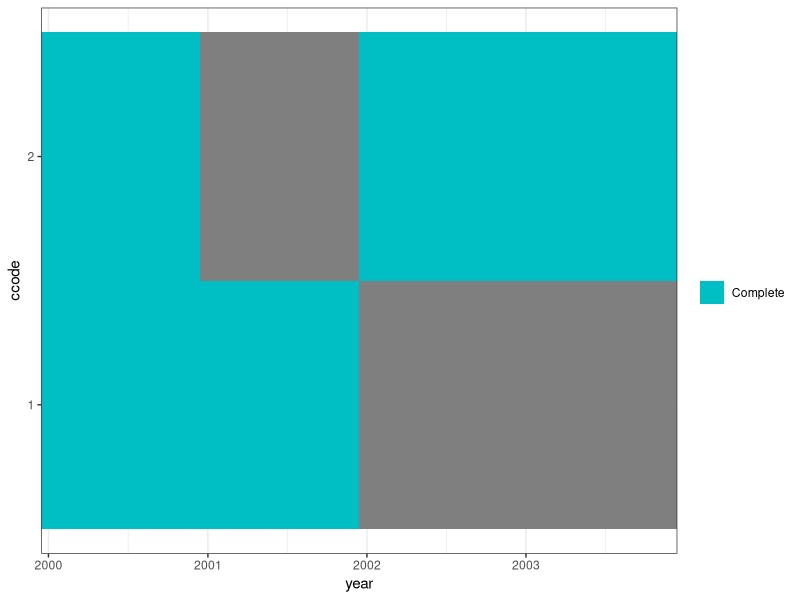

This figure's R source:
library("ggplot2")
library("dplyr")

plot_missing <- function(data, space, time, var, time_unit = "month", checkSS=FALSE) {
  # space = country, province name or ID
  # time  = dates
  if (!is.factor(data[, space])) data[, space] <- as.factor(data[, space])
  space_range <- unique(data[, space])
  time_range  <- seq.Date(from = min(data[, time]),
                          to   = max(data[, time]),
                          by   = time_unit
                          )
  full_mat <- expand.grid(space_range, time_range)
  colnames(full_mat) <- c(space, time)
  data[, "z"] <- !complete.cases(data[, var])
  data <- data[, c(space, time, "z")]
  full_mat <- dplyr::left_join(full_mat, data, by = c(space, time))
  full_mat$z[full_mat$z==TRUE]  <- "Mssng. values"
  full_mat$z[full_mat$z==FALSE] <- "Complete" 
  full_mat$z[is.na(full_mat$z)] <- "No obs."
  full_mat$z <- factor(full_mat$z, levels = c("Complete", "Mssng. values", "No obs."))

  if (checkSS) {
    # set ss type GW or COW
    target <- state_panel(min(full_mat$date), max(full_mat$date), by = time_unit, useGW = FALSE)
    target$id <- NULL
    target$.ss <- 1
    target$cowcode <- as.integer(as.character(target$cowcode))
    colnames(target) <- c(space, time, ".ss")
    full_mat[, space] <- as.integer(as.character(full_mat[, space]))
    full_mat <- left_join(full_mat, target)
    full_mat$.ss <- ifelse(is.na(full_mat$.ss), "out ss", "in ss")
    full_mat$.ssmssng <- paste(full_mat$z, full_mat$.ss, sep = " ")
    lvls <- as.vector(outer(c("Complete", "Mssng. values", "No obs."), c("in ss", "out ss"), paste, sep = " "))
    full_mat$.ssmssng <- factor(full_mat$.ssmssng, levels = lvls)
    full_mat[, space] <- factor(full_mat[, space], levels = rev(sort(unique(full_mat[, space]))))

    p <- ggplot(full_mat, aes_string(x = time, y = space, fill = ".ssmssng")) +
      geom_tile() + 
      scale_x_date(expand=c(0, 0)) +
      scale_fill_manual("", drop = FALSE, 
        values = c("Complete in ss" = hcl(195, l=65, c=100), "Complete out ss" = hcl(15, l=20, c=100),
                   "Mssng. values in ss"  = hcl(15, l=65, c=100), "Mssng. values out ss"  = hcl(80, l=85, c=100),
                   "No obs. in ss"   = hcl(15, l=85, c=100), "No obs. out ss"   = hcl(15, l=97, c=0))) +
      guides(fill = guide_legend(ncol = 2)) + theme(legend.position = "bottom")
  } else {
      p <- ggplot(full_mat, aes_string(x = time, y = space, fill = "z")) + 
    geom_tile() +
    scale_fill_manual("", values = c("Complete" = hcl(195, l=65, c=100), 
                                     "Missing"  = hcl(15, l=65, c=100), 
                                     "Absent"   = hcl(15, l=97, c=0))) +
    scale_x_date(expand=c(0, 0))
  }
  p
}


test_df <- data.frame(
  ccode=c(rep(1, 3), rep(2, 4)), 
  year=c(rep(seq(2000, 2002), 2), 2003),
  x1=c(1,1,NA,1,NA,1,1)
  )
test_df$year <- as.Date(paste0(test_df$year, "-06-15"))

plot_missing(test_df, "ccode", "year", "x1", "year") + theme_bw()
